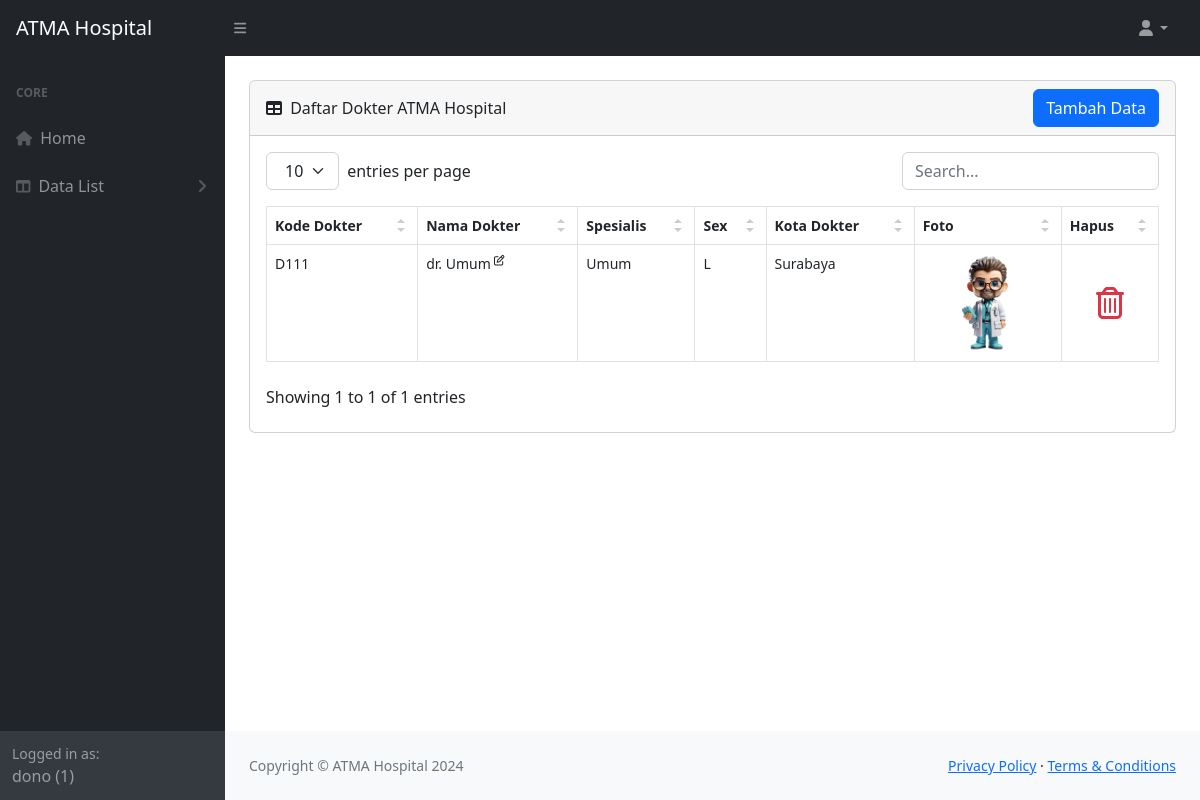
Page /data_dokter/list_dokter.php (signed in) on the committed database.
### tables this page shows
CREATE TABLE `tbl_dokter` (
  `kd_dokter` varchar(4) NOT NULL,
  `nm_dokter` varchar(30) NOT NULL,
  `spesialis` varchar(30) NOT NULL,
  `sex` varchar(1) NOT NULL,
  `kota_dokter` varchar(5) NOT NULL,
  `foto_dokter` varchar(255) NOT NULL
);

CREATE TABLE `tbl_kota` (
  `kd_kota` varchar(5) NOT NULL,
  `nm_kota` varchar(55) NOT NULL
);

### data_dokter/list_dokter.php (the view, shortened to what this page needs)
<?php require '../a.php'; ?>
<div class="container-fluid px-4">
  <div class="card mb-4 mt-4">
    <div class="card-header">
      <div class="row justify-content-between align-items-center">
        <div class="col-4">
          <i class="fas fa-table me-1"></i>
          Daftar Dokter ATMA Hospital
        </div>
        <div class="col-4 text-end">
          <a href="addDokter.php" class="btn btn-primary">Tambah Data</a>
        </div>
      </div>
    </div>
    <div class="card-body">
      <table id="datatablesSimple">
        <thead>
          <tr>
            <th>Kode Dokter</th>
            <th>Nama Dokter</th>
            <th>Spesialis</th>
            <th>Sex</th>
            <th>Kota Dokter</th>
            <th>Foto</th>
            <th>Hapus</th>
          </tr>
        </thead>
        <tbody>
          <?php
          $query   = "SELECT * FROM tbl_dokter LEFT JOIN tbl_kota ON tbl_dokter.kota_dokter = tbl_kota.kd_kota ORDER BY nm_dokter";
          $sambung = mysqli_query($theLINK, $query);
          while ($row = mysqli_fetch_array($sambung)) {
            echo "<tr>";
            echo "<td>" . $row['kd_dokter'] . "</td>";
            echo "<td><a href=\"editDokter.php?kd_dokter=$row[kd_dokter]\" class=\"text-decoration-none link-dark\">" . $row['nm_dokter'] . "<sup> <i class=\"fa-regular fa-pen-to-square\"></i></sup></a></td>";
            echo "<td>" . $row['spesialis'] . "</td>";
            echo "<td>" . $row['sex'] . "</td>";
            echo "<td>" . $row['nm_kota'] . "</td>";
            echo "<td class=\"text-center\"><div class=\"d-flex justify-content-center\">
            <img src=\"uploads/" . $row['foto_dokter'] . "\" alt=\"" . $row['foto_dokter'] . "\" width=\"100px\" height=\"100px\">
          </div></td>";
          echo "<td class=\"text-center\">
            <div class=\"d-flex justify-content-center align-items-center\" style=\"height:100px\">
              <a href=\"hapusDokter.php?kd_dokter=$row[kd_dokter]\" onclick=\"return confirm('Apakah anda yakin untuk menghapus data $row[nm_dokter]?')\"><i class=\"fa-regular fa-trash-can text-danger\" style=\"font-size:2rem\"></i></a>
            </div>
          </td>";
          echo "</tr>";
        }
        ?>
      </tbody>
    </table>
  </div>
</div>
</div>
<?php require '../b.php'; ?>

### rows in the picture
tbl_dokter: kd_dokter "D111", nm_dokter "dr. Umum", spesialis "Umum", sex "L", kota_dokter.nm_kota "Surabaya", foto_dokter (picture)

### other values in the picture
$_SESSION['userName'] "dono"
$_SESSION['userLevel'] "1"
